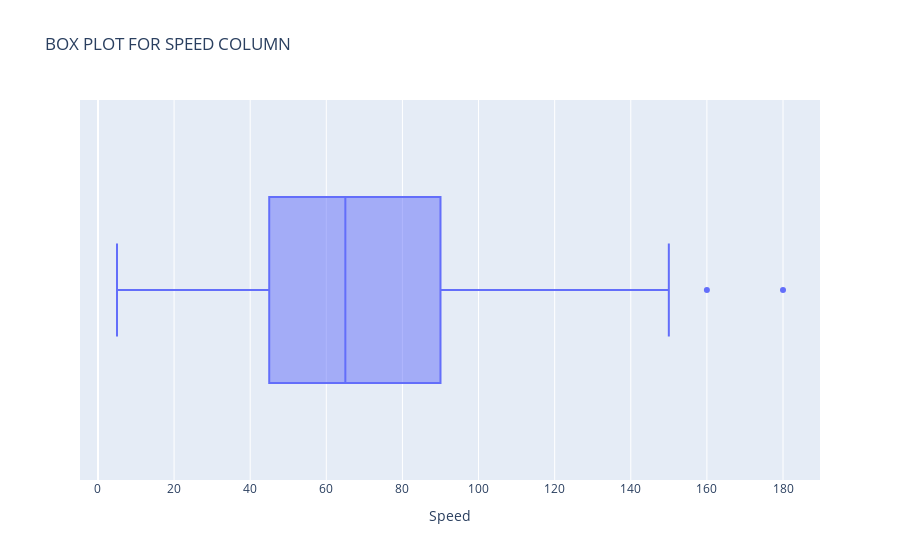

This figure's notebook cell:
### Code cell
fig=px.box(dataset,x='Speed',hover_name='Name',title='BOX PLOT FOR SPEED COLUMN')
fig.show()

### Figure 1 — Plotly figure (JSON) as saved in the notebook; plotly's stock layout.template omitted (floating-point values rounded to 4 significant figures; data arrays with more than 128 entries replaced by an {"elided": "..."} marker saying what was removed)
{"data": [{"alignmentgroup": "True", "hovertemplate": "<b>%{hovertext}</b><br><br>Speed=%{x}<extra></extra>", "hovertext": {"elided": "800 str values"}, "legendgroup": "", "marker": {"color": "#636efa"}, "name": "", "notched": false, "offsetgroup": "", "orientation": "h", "showlegend": false, "type": "box", "x": {"elided": "800 int values"}, "x0": " ", "xaxis": "x", "y0": " ", "yaxis": "y"}], "layout": {"boxmode": "group", "legend": {"tracegroupgap": 0}, "title": {"text": "BOX PLOT FOR SPEED COLUMN"}, "xaxis": {"anchor": "y", "domain": [0, 1], "title": {"text": "Speed"}}, "yaxis": {"anchor": "x", "domain": [0, 1]}}}
